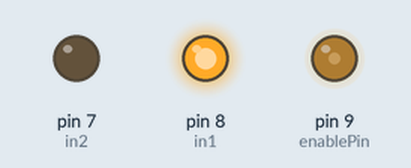
This sketch was run on a simulated Arduino Uno, built with avr-gcc and run on an emulated ATmega328P. Shown: output pins drawn as LEDs (lit = HIGH).

Above: at 0.05 s.
At 3.0 s:
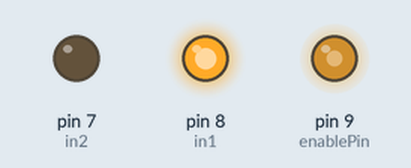
At 6.0 s:
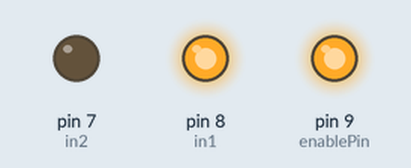
Timing chart, 0 to 7.8 s (numbered marks = the images above):
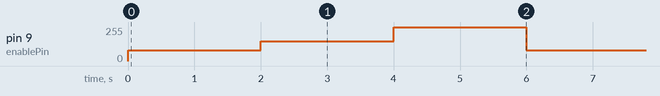

Measured:
- by itself, pin 9 (enablePin): repeats every 6.0 s: 150/255 2.0 s, 255/255 2.0 s, 80/255 2.0 s

The sketch:

punto_13.ino
```cpp
int enablePin = 9;
int in1 = 8;
int in2 = 7;

void setup() {
  pinMode(enablePin, OUTPUT);
  pinMode(in1, OUTPUT);
  pinMode(in2, OUTPUT);

  digitalWrite(in1, HIGH);
  digitalWrite(in2, LOW);
}

void loop() {

  analogWrite(enablePin, 80);
  delay(2000);

  analogWrite(enablePin, 150);
  delay(2000);

  analogWrite(enablePin, 255);
  delay(2000);
}
```
